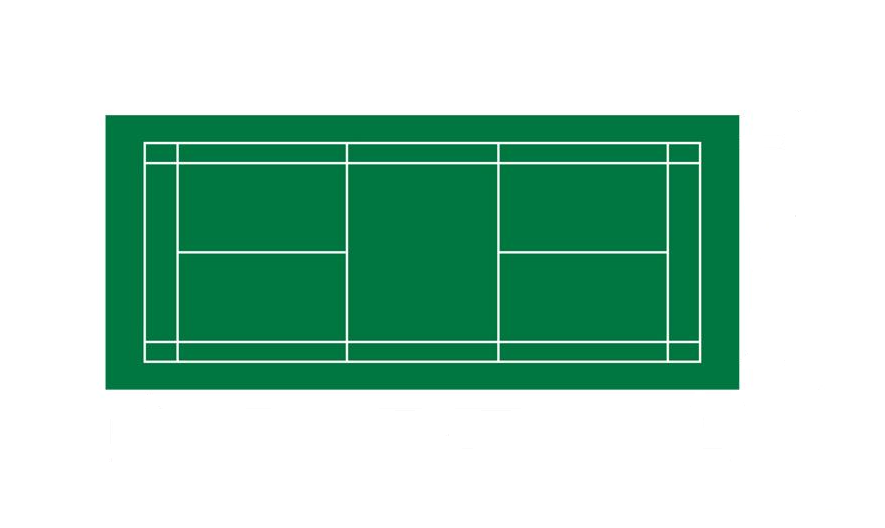
#> input picture court-.png, 885 x 528 px, given in place of badminton.jpg, which was not available
$ python transform_test_raw.py
#> lines starting #> are read from the running program, lines starting #| are printed output that depends on the picture; pictures that were not available may be replaced by others from this repository, and a replacement may not be noted
### calibration.py
import cv2
import os
import shelve
import numpy
import math

from transform import Corner
import geometry as ge

class Calibrater:
    def __init__(self, img, img_size , width, height, data_path=None):
        self.data_path = data_path
        self.width = width
        self.height = height
        self.trans_matrix = None
        self.img = img
        self.img_size = img_size
        self.corner = None

        if not self.data_path:
            # no saved data, manual calibration
            print('select the four corner in transformed map')
            self.corner = Corner()
            tuner = DragCorner(self.img, self.corner,[],'tune corner',size=self.img_size)
            # cv2.moveWindow('tuning corner', 0, 0)
            tuner.run(delay=True)
        else:
            # read saved calibration data
            try:
                self.corner = self._load_corner()
            except :
                raise Exception('Load data failed. No such file %s' % self.data_path)

        self.trans_matrix = self._get_trans_matrix()

    # [11 lines left out: function transform_point, not called in this run]

    def transform_image(self, inputimage):
        """
        transform a given  image to another perspective according to trans_matrix
        :param: input image
        :return: perpective: transformed image
        """
        return cv2.warpPerspective(inputimage, self.trans_matrix, (self.width, self.height))

    # [45 lines left out: functions _load_dat_config, _load_corner, save_table_corner, not called in this run]

    def _get_trans_matrix(self):
        """
        calculate the camera to table matrix
        :return: camera to table matrix
        """
        target_width = self.width
        target_height = self.height
        # table_corners = numpy.array([(100, 300), (target_width - 100, 300), (100, target_height - 200),
        #                              (target_width - 100, target_height - 200)], numpy.float32)
        table_corners = numpy.array([(0, 0), (target_width, 0), (0, target_height),
                                      (target_width, target_height)], numpy.float32)
        corners = [[self.corner.p1.tuple(), self.corner.p2.tuple(), self.corner.p3.tuple(), self.corner.p4.tuple()]]
        camera_corners = numpy.array(corners, numpy.float32)
        return cv2.getPerspectiveTransform(camera_corners, table_corners)

class DragCorner:

    def __init__(self, img, corners, function, win_name, size=(900, 500), pos=(0, 0), line_thick=2):
        self.img = img
        self.corners = corners
        self.function = function
        self.win_name = win_name
        self.size = size
        self.pos = pos
        self.res = []
        self._point = None
        self.line_thick = line_thick

    # [49 lines left out: functions _get_nearest_corner, _update, not called in this run]

    def run(self, delay):
        """
        start tuning
        :param delay:
            if True, waitKey(0)
        """
        cv2.namedWindow(self.win_name, cv2.WINDOW_NORMAL)
        if self.size == 0:
            cv2.moveWindow(self.win_name, 1800, 0)
            cv2.setWindowProperty(self.win_name, cv2.WND_PROP_FULLSCREEN, cv2.WINDOW_FULLSCREEN)
        else:
            cv2.resizeWindow(self.win_name, self.size[0], self.size[1])

        cv2.setMouseCallback(self.win_name, self._update, [])
        cv2.moveWindow(self.win_name, self.pos[0], self.pos[1])
        cv2.imshow(self.win_name, self.img)

        if delay:
            cv2.waitKey(0)
            cv2.destroyAllWindows()


# [53 lines left out: functions warper, inverse_warper, calculate_remap, trasform_remap, not called in this run]

# [21 lines that do not run on import are left out]

### transform.py
import geometry as ge
import numpy


class PointP(ge.Point):
    def __init__(self, x, y):
        if isinstance(x, int):
            self.x = x
        else:
            self.x = int(round(x))

        if isinstance(y, int):
            self.y = y
        else:
            self.y = int(round(y))

    def __str__(self):
        return 'PointP: (%d, %d)' % (self.x, self.y)

    def __add__(self, other):
        return PointP(self.x + other.x, self.y + other.y)

    def __sub__(self, other):
        return PointP(self.x - other.x, self.y - other.y)

    def perspective(self, mat):
        pt = ge.Point.perspective(self, mat)
        return PointP(pt.x, pt.y)


# [8 lines left out: function get_random_number, not called in this run]


class Corner(object):

    def __init__(self):
        self.p1 = PointP(0, 0)
        self.p2 = PointP(100, 0)
        self.p3 = PointP(0, 100)
        self.p4 = PointP(100, 100)

    # [5 lines left out: function randomize, not called in this run]

    def __str__(self):
        return '%s, %s, %s, %s' % (self.p1, self.p2, self.p3, self.p4)

    def list(self):
        return [self.p1.tuple(), self.p2.tuple(), self.p3.tuple(), self.p4.tuple()]


class Block(object):
    def __init__(self, point1, point2):
        self.point1 = point1
        self.point2 = point2

    def __str__(self):
        return '%s - %s' % (self.point1, self.point2)

    def center(self):
        return PointP((self.point1.x + self.point2.x) / 2, (self.point1.y + self.point2.y) / 2)

### geometry.py
import numpy


class Point(object):
    def __init__(self, x, y):
        self.x = x
        self.y = y

    def __str__(self):
        return 'Point: (%f, %f)' % (self.x, self.y)

    def __add__(self, other):
        return Point(self.x + other.x, self.y + other.y)

    def __sub__(self, other):
        return Point(self.x - other.x, self.y - other.y)

    # [5 lines left out: function __eq__, not called in this run]

    def __mul__(self, times):
        return Point(self.x * times, self.y * times)

    def __rmul__(self, times):
        return Point(self.x * times, self.y * times)

    def __neg__(self):
        return Point(-self.x, -self.y)

    def __tuple__(self):
        return tuple([self.x, self.y])

    def update(self, x, y):
        self.x = x
        self.y = y

    def distance_to_line(self, line):
        return abs(line.A * self.x + line.B * self.y + line.C) / ((line.A ** 2 + line.B ** 2) ** 0.5)

    def distance_to_point(self, p):
        return ((self.x - p.x) ** 2 + (self.y - p.y) ** 2) ** 0.5

    # [5 lines left out: function get_perpendicular, not called in this run]

    def int(self):
        self.x = int(round(self.x))
        self.y = int(round(self.y))
        return self

    def tuple(self):
        return tuple([self.x, self.y])

    def list(self):
        return [self.x, self.y]

    # [4 lines left out: function project_to_line, not called in this run]

    def perspective(self, mat):
        x = self.x
        y = self.y
        rx = (mat[0][0] * x + mat[0][1] * y + mat[0][2]) / (mat[2][0] * x + mat[2][1] * y + mat[2][2])
        ry = (mat[1][0] * x + mat[1][1] * y + mat[1][2]) / (mat[2][0] * x + mat[2][1] * y + mat[2][2])
        return Point(rx, ry)

    def norm(self):
        return (self.x ** 2 + self.y ** 2) ** 0.5

    def angle(self, p):
        value = (self.x * p.x + self.y * p.y) / (self.norm() * p.norm())
        return int(round(numpy.arccos(value) * 180.0 / numpy.pi))


class Line(object):

    # [4 lines left out: function __init__, not called in this run]

    def __str__(self):
        return 'A = %d, B = %d, C = %d' % (self.A, self.B, self.C)

    # [4 lines left out: function intersection, not called in this run]


class Line2(Line):

    # [4 lines left out: function __init__, not called in this run]


class Segment(Line2):

    # [4 lines left out: function __init__, not called in this run]

    def __str__(self):
        return 'Segment is (%f, %f), (%f, %f)' % (self.p1.x, self.p1.y, self.p2.x, self.p2.y)


class Vector(object):
    def __init__(self, x, y):
        self.x = float(x)
        self.y = float(y)

    def __add__(self, other):
        return Vector(float(self.x + other.x), float(self.y + other.y))

    def __sub__(self, other):
        return Vector(float(self.x - other.x), float(self.y - other.y))

    def __radd__(self, other):
        return Vector(float(self.x + other.x), float(self.y + other.y))

    def __rsub__(self, other):
        return Vector(float(other.x - self.x), float(other.y - self.y))

    def __mul__(self, times):
        return Vector(self.x * times, self.y * times)

    def __rmul__(self, times):
        return Vector(self.x * times, self.y * times)

    def __neg__(self):
        return Vector(-self.x, -self.y)

    def __str__(self):
        return '(%f, %f)' % (self.x, self.y)

    def update(self, x, y):
        self.x = x
        self.y = y

    # [5 lines left out: function normalize, not called in this run]

    def dis(self):
        distance = (self.x ** 2 + self.y ** 2) ** 0.5
        return distance

    def tuple(self):
        return tuple([self.x, self.y])

    def list(self):
        return [self.x, self.y]

    def norm(self):
        return (self.x ** 2 + self.y ** 2) ** 0.5

    # [6 lines left out: function perspective, not called in this run]


class Vector2(Vector):
    def __init__(self, start, end):
        self.x = float(end.x - start.x)
        self.y = float(end.y - start.y)


# [4 lines left out: function compute_cos, not called in this run]


class Ray(Line):
    # [6 lines left out: function __init__, not called in this run]

    def __str__(self):
        return "the source is (%d, %d), vector is (%f, %f)" % (self.source.x, self.source.y, self.vector.x, self.vector.y)

    # [12 lines left out: functions __get_abc, perspective, not called in this run]

    def cross_test_segment(self, segment):
        end = self.source + 100*self.vector
        return cross_test(segment.p1, segment.p2, self.source, end)


class Ray2(Line2, Ray):
    # [20 lines left out: functions __init__, list_to_points, points_to_list, not called in this run]


def dot_product(p, q):
    return p.x*q.x + p.y*q.y


def cross_product(p, q):
    return p.x*q.y - p.y*q.x


# [9 lines left out: function cross_test, not called in this run]

### transform_test_raw.py
import cv2
import os
import shelve
import numpy
import math
from calibration import Calibrater

from transform import Corner
import geometry as ge

origin = os.path.dirname(os.getcwd())
target_path = "/alphapose/badminton.jpg"
target_img = origin + target_path


if __name__ == '__main__':
    image = cv2.imread(target_img)
#> image is the input picture: shape (528, 885, 3); mean B, G, R 187.8, 206.6, 165.2
    #print image

    tennis_width = 300
    tennis_height = 400
    size = image.shape
#> size = (528, 885, 3)
    print(size)
#| (528, 885, 3)

    p = ge.Point(840,730)
    print(p)

    cal = Calibrater(image, img_size=size[-2::-1], width=tennis_width, height=tennis_height, data_path=None)
    mat = cal._get_trans_matrix()
#> mat = [[3, 0, 0], [0, 4, 0], [0, 0, 1]]

    print("origin:", mat)
#| origin: [[ 3.  0.  0.]
#|  [ 0.  4.  0.]
#|  [-0. -0.  1.]]

    numpy.savetxt('mat.csv', mat, delimiter = ',')

    my_matrix = numpy.loadtxt(open("mat.csv","rb"),delimiter=",",skiprows=0)

    print("read origin:", my_matrix)

    pp = p.perspective(my_matrix)

    # pp = cal.transform_point(p)

    print(pp.int())
    pp = pp.int().tuple()

###########################################################
    court = cv2.imread("court|.png")
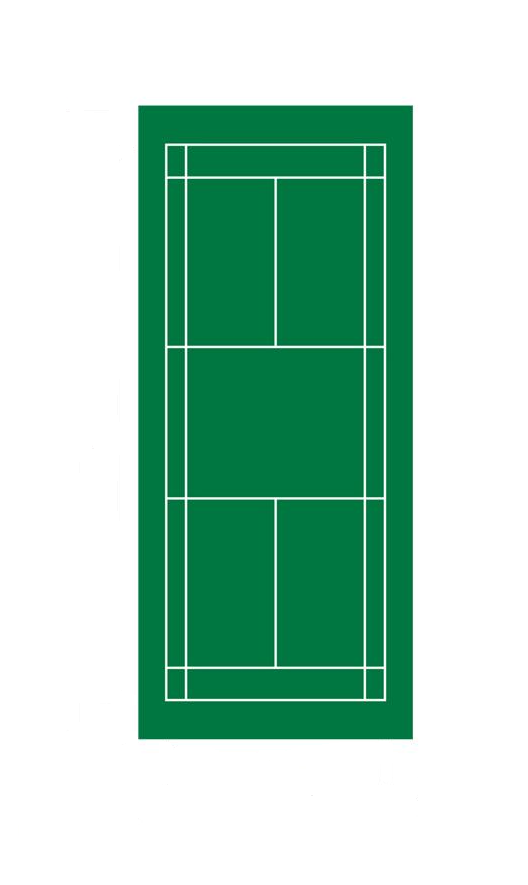
#> input picture court|.png, 528 x 885 px
#> court is the input picture: shape (885, 528, 3); mean B, G, R 187.8, 206.6, 165.2
    court = court[140:705, 160:390, :]
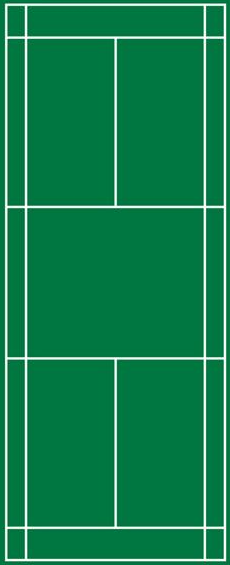
#> court: shape (565, 230, 3); mean B, G, R 77.8, 127.4, 18.2

    scale = (300,400)
    court = cv2.resize(court, scale)
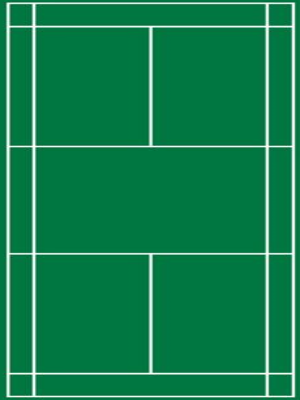
#> court: shape (400, 300, 3); mean B, G, R 77.6, 127.3, 18.1
###########################################################
    cv2.circle(court, pp, 3, (0,0,0),10)
    cv2.imshow('court',court)
    cv2.waitKey()

    perspective = cal.transform_image(image)
#> in transform_image, `return cv2.warpPerspective(inputimage, self.trans_matrix, (self.width,..`: returned value: shape (400, 300, 3); every value is 255
    cv2.imshow('perspective',perspective)
    cv2.waitKey()

    # [11 lines of commented-out code are left out]
